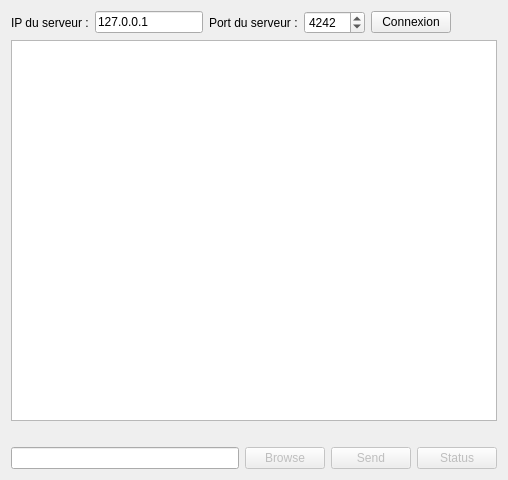
<?xml version="1.0" encoding="UTF-8"?>
<ui version="4.0">
 <class>FenClient</class>
 <widget class="QWidget" name="FenClient">
  <property name="geometry">
   <rect>
    <x>0</x>
    <y>0</y>
    <width>508</width>
    <height>480</height>
   </rect>
  </property>
  <property name="windowTitle">
   <string>License Plate - Client</string>
  </property>
  <property name="windowIcon">
   <iconset>
    <normaloff>chat.png</normaloff>chat.png</iconset>
  </property>
  <layout class="QVBoxLayout" name="verticalLayout_2">
   <item>
    <layout class="QHBoxLayout" name="horizontalLayout">
     <item>
      <widget class="QLabel" name="label">
       <property name="text">
        <string>IP du serveur :</string>
       </property>
      </widget>
     </item>
     <item>
      <widget class="QLineEdit" name="serveurIP">
       <property name="maximumSize">
        <size>
         <width>150</width>
         <height>16777215</height>
        </size>
       </property>
       <property name="text">
        <string>127.0.0.1</string>
       </property>
      </widget>
     </item>
     <item>
      <widget class="QLabel" name="label_2">
       <property name="text">
        <string>Port du serveur :</string>
       </property>
      </widget>
     </item>
     <item>
      <widget class="QSpinBox" name="serveurPort">
       <property name="minimumSize">
        <size>
         <width>60</width>
         <height>0</height>
        </size>
       </property>
       <property name="minimum">
        <number>1024</number>
       </property>
       <property name="maximum">
        <number>65535</number>
       </property>
       <property name="value">
        <number>4242</number>
       </property>
      </widget>
     </item>
     <item>
      <widget class="QPushButton" name="boutonConnexion">
       <property name="text">
        <string>Connexion</string>
       </property>
      </widget>
     </item>
     <item>
      <spacer name="horizontalSpacer">
       <property name="orientation">
        <enum>Qt::Horizontal</enum>
       </property>
       <property name="sizeHint" stdset="0">
        <size>
         <width>40</width>
         <height>20</height>
        </size>
       </property>
      </spacer>
     </item>
     <item>
      <layout class="QVBoxLayout" name="verticalLayout"/>
     </item>
    </layout>
   </item>
   <item>
    <widget class="QTextEdit" name="listeMessages">
     <property name="readOnly">
      <bool>true</bool>
     </property>
    </widget>
   </item>
   <item>
    <widget class="QLabel" name="imageView">
     <property name="text">
      <string/>
     </property>
    </widget>
   </item>
   <item>
    <layout class="QHBoxLayout" name="horizontalLayout_2">
     <item>
      <widget class="QLineEdit" name="message"/>
      
     </item>
     <item>
      <widget class="QPushButton" name="pushButton">
       <property name="enabled">
        <bool>false</bool>
       </property>
       <property name="text">
        <string>Browse</string>
       </property>
      </widget>
     </item>
     <item>
      <widget class="QPushButton" name="btnSend">
       <property name="enabled">
        <bool>false</bool>
       </property>
       <property name="text">
        <string>Send</string>
       </property>
      </widget>
     </item>
     <item>
      <widget class="QPushButton" name="boutonEnvoyer">
       <property name="enabled">
        <bool>false</bool>
       </property>
       <property name="text">
        <string>Status</string>
       </property>
       <property name="icon">
        <iconset>
         <normaloff>chat.png</normaloff>chat.png</iconset>
       </property>
      </widget>
     </item>
    </layout>
   </item>
  </layout>
 </widget>
 <resources/>
 <connections/>
</ui>
